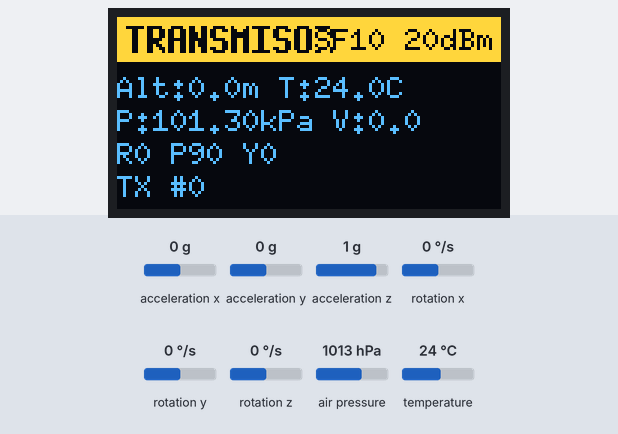
A sketch run on a simulated ESP32. On the bench: 128×64 one-colour display. Wiring (inferred from the names in the program): MPU-6050 motion sensor at I2C address 0x68. Inputs (shaded band) come from the test bench; at power-on: acceleration x 0 g, acceleration y 0 g, acceleration z 1 g, rotation x 0 °/s, rotation y 0 °/s, rotation z 0 °/s, air pressure 1013 hPa, temperature 24 °C. The OLED is the two-colour kind (top 16 rows yellow); no radio packets arrive unless stated; what the sketch prints to the serial monitor is not drawn.

Above: at 4.3 s.
4.4 s: acceleration x set to -1.4 g
At 6.4 s:
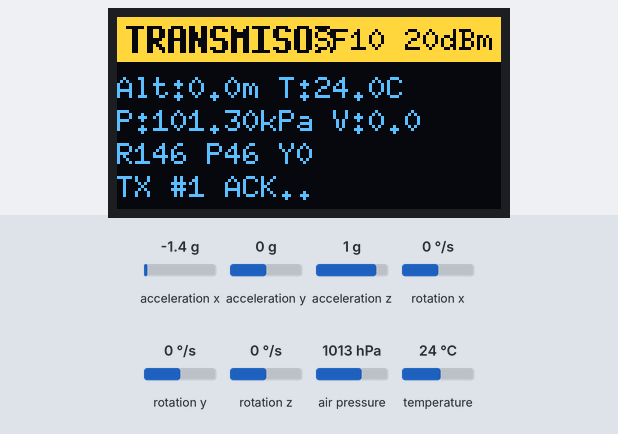
7.4 s: acceleration y set to -1.4 g
At 7.9 s:
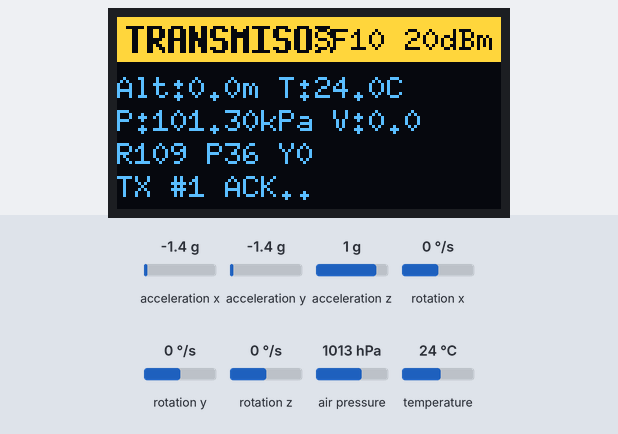
9.6 s: acceleration z set to -1.4 g
At 9.9 s:
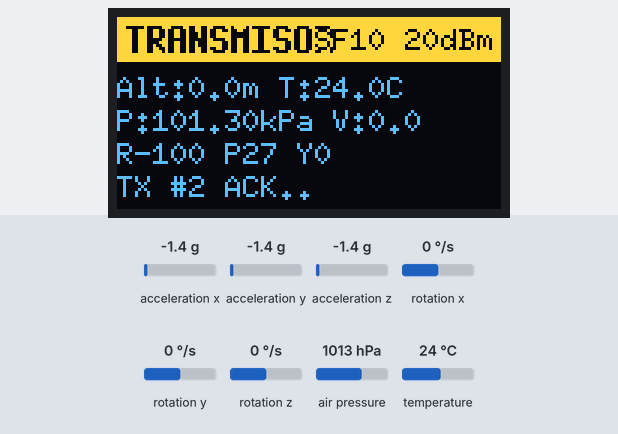
11.6 s: rotation x set to -192 °/s
At 11.9 s:
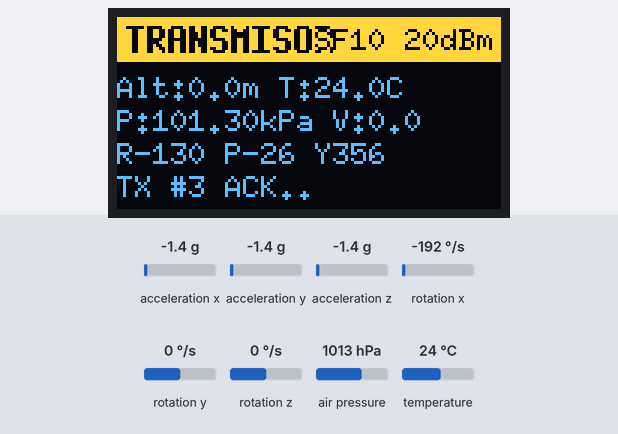
13.6 s: rotation x set to 0 °/s
At 15.4 s:
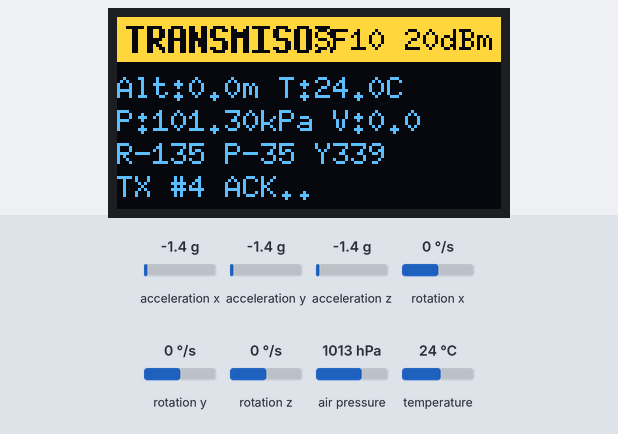
15.6 s: rotation y set to 10 °/s
At 17.9 s:
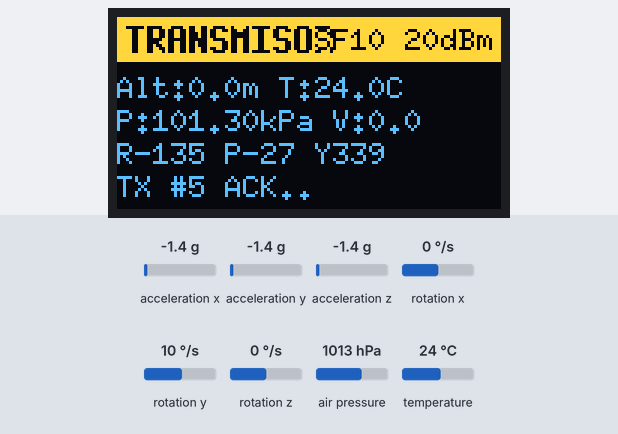
Timing chart, 0 to 19.1 s (numbered marks = the images above; inputs shaded):
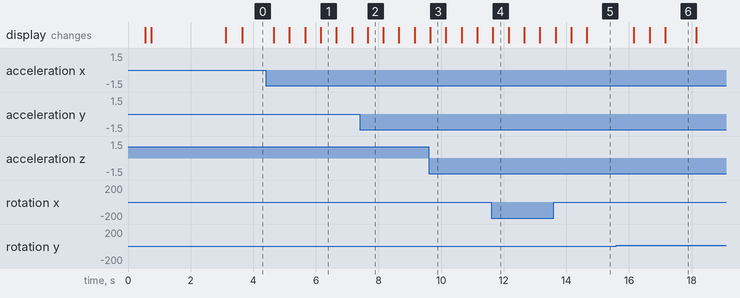

Measured:
- after the input at 4.4 s, the display: first changes after 0.26 s (image 1 shows a later state)
- after the input at 15.6 s, the display: first changes after 0.56 s (image 6 shows a later state)
- what the display in image 1 shows lasts 0.5 s, from 6.2 s to 6.7 s
- what the display in image 6 shows lasts 1.0 s, from 17.2 s to 18.2 s

The sketch:

CanSat_Transmisor.ino
```cpp
// CanSat - TRANSMISOR
// ESP32 + SX1276 (clon Heltec WiFi LoRa 32 V2) + MPU6050 + BMP280
//
// Lee los sensores y transmite un paquete JSON por LoRa.
// El receptor responde con "ACK:<n>" para saber si el paquete llego.
//
// Radio configurado para MAXIMO ALCANCE (a costa de velocidad): 20 dBm, BW 125 kHz,
// codificacion 4/8, preambulo 12 y SF alto (SF10 por defecto). El periodo de envio y
// la espera del ACK se calculan solos segun el SF (un paquete en SF10 dura ~1.7 s).
// El boton PRG (GPIO0) cambia el SF: 7 -> 8 -> 9 -> 10. Pulsarlo en AMBAS placas
// (con las dos cerca) para que usen el mismo perfil. Debe coincidir con el receptor.
//
// Librerias (Administrador de bibliotecas):
//   - LoRa                (Sandeep Mistry)
//   - U8g2                (oliver)
//   - Adafruit BMP280 Library  (instala tambien Adafruit BusIO y Adafruit Unified Sensor)
//   (el MPU6050 se lee directo por registros I2C: no necesita libreria y funciona
//    tambien con modulos clon que no pasan la verificacion de identidad de Adafruit)
//
// BAROMETRO: el TX de 20 dBm desplaza ~11 Pa (~1 m) la lectura del BMP280 mientras el
// amplificador esta encendido (medido con Diag_Baro_TX). Por eso: (1) el BMP280 va SIN
// filtro IIR, asi el efecto es un escalon limpio; (2) solo se aceptan lecturas fuera de la
// transmision (y GUARDA_TX_MS despues); (3) la velocidad se calcula por regresion con las
// marcas de tiempo reales de esas lecturas; (4) en tierra el cero de altitud se reajusta
// solo (con la placa quieta y a menos de ZERO_BANDA_M del cero) para absorber la deriva
// termica; deja de ajustarse en cuanto despega. Un capacitor de 100 uF + 0.1 uF en el VCC
// del BMP280 ayuda tambien.
//
// Conexion de sensores (bus I2C compartido con la OLED, pines 4 y 15):
//   MPU6050 y BMP280:  VCC -> 3V3 | GND -> GND | SDA -> GPIO4 | SCL -> GPIO15
//   (MPU6050 AD0 a GND -> 0x68. BMP280 SDO a GND -> 0x76 o a 3V3 -> 0x77)
//
// Paquete JSON (claves cortas para que quepa en un paquete LoRa; sin "id" para ahorrar
// tiempo en el aire: el dashboard usa el TEAM_ID de telemetry_format.py):
//   n # paquete | t ms desde el arranque | alt m (relativa al arranque)
//   p presion kPa | T temperatura C | ax ay az m/s^2 | r pi y roll/pitch/yaw grados
//   v velocidad vertical m/s (positiva = descendiendo)

#include <SPI.h>
#include <Wire.h>
#include <LoRa.h>
#include <U8g2lib.h>
#include <Adafruit_BMP280.h>

#define FRECUENCIA     915E6

// ---- Radio: maximo alcance ----
#define POTENCIA_DBM   20          // maximo del SX1276 en PA_BOOST (17 es el valor por defecto)
#define ANCHO_BANDA    125E3
#define CODIF_CR       8           // 4/8 (mas robusto que 4/5)
#define PREAMBULO      12
#define PIN_BOTON      0           // PRG
#define JSON_BYTES_MAX 125         // tamano maximo esperado del JSON (para calcular tiempos)
#define ACK_BYTES      10          // "ACK:12345"
#define PAUSA_ACK_MS   30          // pausa del receptor antes de responder el ACK

const uint8_t PERFILES_SF[] = {7, 8, 9, 10};
const int N_PERFILES = sizeof(PERFILES_SF);
int perfil = 3;                    // SF10 al arrancar

#define PERIODO_TX_MIN_MS   1000   // periodo minimo entre paquetes (el real depende del SF)
#define PERIODO_SENSORES_MS 20     // lectura del MPU6050 (50 Hz) para el filtro
#define PERIODO_BARO_MS     50     // lectura del BMP280 (20 Hz; las lecturas durante el TX se descartan)
#define PERIODO_OLED_MS     500

unsigned long periodoTxMs = PERIODO_TX_MIN_MS;
unsigned long timeoutAckMs = 800;

// Pines SX1276
#define LORA_SCK   5
#define LORA_MISO  19
#define LORA_MOSI  27
#define LORA_SS    18
#define LORA_RST   14
#define LORA_DIO0  26

// Bus I2C (OLED + sensores)
#define I2C_SDA    4
#define I2C_SCL    15
#define OLED_RST   16

U8G2_SSD1306_128X64_NONAME_F_HW_I2C oled(U8G2_R0, OLED_RST, I2C_SCL, I2C_SDA);
Adafruit_BMP280 bmp(&Wire);

// ---- MPU6050 por registros I2C ----
#define MPU_ADDR 0x68
#define MPU_REMAPEAR 1           // 1 = remapear ejes (modulo de canto), 0 = ejes tal cual del chip
#define MPU_ACCEL_LSB_G 4096.0f   // rango +-8 g
#define MPU_GYRO_LSB_DPS 65.5f    // rango +-500 grados/s

struct MpuCrudo { float ax, ay, az, gx, gy, gz; };   // m/s^2 y grados/s

bool mpuEscribir(uint8_t reg, uint8_t valor) {
  Wire.beginTransmission(MPU_ADDR);
  Wire.write(reg);
  Wire.write(valor);
  return Wire.endTransmission() == 0;
}

bool mpuLeer(MpuCrudo& m) {
  Wire.beginTransmission(MPU_ADDR);
  Wire.write(0x3B);                                  // ACCEL_XOUT_H
  if (Wire.endTransmission(false) != 0) return false;
  if (Wire.requestFrom((uint8_t)MPU_ADDR, (uint8_t)14) != 14) return false;
  int16_t v[7];                                      // ax ay az temp gx gy gz
  for (int i = 0; i < 7; i++) {
    uint8_t hi = Wire.read();
    uint8_t lo = Wire.read();
    v[i] = (int16_t)((hi << 8) | lo);
  }
  m.ax = v[0] / MPU_ACCEL_LSB_G * 9.80665f;
  m.ay = v[1] / MPU_ACCEL_LSB_G * 9.80665f;
  m.az = v[2] / MPU_ACCEL_LSB_G * 9.80665f;
  m.gx = v[4] / MPU_GYRO_LSB_DPS;
  m.gy = v[5] / MPU_GYRO_LSB_DPS;
  m.gz = v[6] / MPU_GYRO_LSB_DPS;

#if MPU_REMAPEAR
  // Remapeo de ejes: el modulo esta montado de canto (la gravedad cae en su eje X).
  // Se reasignan los ejes para que el eje Z "del CanSat" apunte hacia arriba y en
  // reposo az = +9.8, que es lo que espera el dashboard.
  // (x', y', z') = (-z, y, x): giro de 90 grados, conserva el sentido de los ejes.
  float t;
  t = m.ax; m.ax = -m.az; m.az = t;
  t = m.gx; m.gx = -m.gz; m.gz = t;
#endif
  return true;
}

bool mpuIniciar() {
  Wire.beginTransmission(MPU_ADDR);
  Wire.write(0x75);                                  // WHO_AM_I
  if (Wire.endTransmission(false) != 0) return false;
  if (Wire.requestFrom((uint8_t)MPU_ADDR, (uint8_t)1) != 1) return false;
  uint8_t quien = Wire.read();
  Serial.print("MPU WHO_AM_I: 0x");
  Serial.println(quien, HEX);                        // 0x68 original; los clones dan otros valores

  bool ok = mpuEscribir(0x6B, 0x00);                 // salir de sleep
  delay(100);
  ok &= mpuEscribir(0x6B, 0x01);                     // reloj: PLL del giroscopio X
  ok &= mpuEscribir(0x1A, 0x03);                     // filtro pasa-bajas ~44 Hz
  ok &= mpuEscribir(0x1B, 0x08);                     // giroscopio +-500 grados/s
  ok &= mpuEscribir(0x1C, 0x10);                     // acelerometro +-8 g
  delay(50);
  return ok;
}

// ---- Estado de los sensores ----
float presionBase = 101325.0;          // Pa, referencia de altitud 0 (se mide al arrancar)
float gyroBiasX = 0, gyroBiasY = 0, gyroBiasZ = 0;   // deg/s
float roll = 0, pitch = 0, yaw = 0;    // grados
float ax = 0, ay = 0, az = 0;          // m/s^2
float temperatura = 0, presionPa = 0;
float altitud = 0, velocidad = 0;

// Barometro (ver nota arriba)
#define GUARDA_TX_MS    100       // tras terminar un TX, descartar lecturas este tiempo
#define ALT_SUAVIZADO   0.3f      // por muestra valida (0..1, menor = mas suave)
#define PRES_SUAVIZADO  0.3f
#define VEL_SUAVIZADO   0.6f      // peso de la velocidad nueva en cada paquete
#define VEL_VENTANA_S   4.0f      // regresion de altitud sobre los ultimos 4 s de lecturas validas
#define N_HIST          64
#define ZERO_BANDA_M    1.5f      // cero autoajustable solo si |altitud| < esto...
#define ZERO_VEL_MAX    0.2f      // ...y |velocidad| < esto (m/s)
#define ZERO_ALFA       0.01f     // ~20 s de constante de tiempo
struct MuestraAlt { unsigned long t; float alt; };
MuestraAlt histAlt[N_HIST];
int histN = 0, histIdx = 0;
float altSuave = 0, pSuave = 0;
unsigned long tPrevFiltro = 0, tPrevBaro = 0;

// ---- Enlace LoRa ----
volatile bool txTerminado = false;
volatile bool rxPendiente = false;
bool txActivo = false;                 // true desde que empieza hasta que termina una transmision
unsigned long tFinTx = 0;              // millis() en que termino la ultima transmision
unsigned long contador = 0;
unsigned long ultimoTx = 0, ultimoOled = 0, ultimoSensor = 0;
bool esperandoAck = false;
bool ackOk = false;
unsigned long tEnvio = 0;
long ackEsperado = -1;
int ackRssi = 0;
unsigned long ackOkTotal = 0, enviados = 0;

void alTerminarTx()      { txTerminado = true; }
void alRecibir(int size) { rxPendiente = true; }

// ---- Pantalla ----
void pantalla(const char* l1, const char* l2 = "", const char* l3 = "", const char* l4 = "") {
  oled.clearBuffer();
  oled.setDrawColor(1);
  oled.drawBox(0, 0, 128, 15);
  oled.setDrawColor(0);
  oled.setFont(u8g2_font_7x13B_tr);
  oled.drawStr(3, 12, "TRANSMISOR");
  oled.setFont(u8g2_font_6x10_tf);
  char der[16];
  snprintf(der, sizeof(der), "SF%d %ddBm", PERFILES_SF[perfil], POTENCIA_DBM);
  oled.drawStr(128 - 6 * strlen(der) - 2, 11, der);
  oled.setDrawColor(1);
  oled.drawStr(0, 27, l1);
  oled.drawStr(0, 38, l2);
  oled.drawStr(0, 49, l3);
  oled.drawStr(0, 60, l4);
  oled.sendBuffer();
}

void detener(const char* l1, const char* l2 = "") {
  Serial.println(l1);
  pantalla(l1, l2);
  while (true) delay(1000);
}

void escanearI2C() {
  Serial.print("Dispositivos I2C:");
  for (uint8_t a = 1; a < 127; a++) {
    Wire.beginTransmission(a);
    if (Wire.endTransmission() == 0) {
      Serial.print(" 0x");
      Serial.print(a, HEX);
    }
  }
  Serial.println();
}

// ---- Sensores ----
float altitudDesdePresion(float pPa) {
  return 44330.0 * (1.0 - pow(pPa / presionBase, 0.1903));
}

void leerMpu(float dt) {
  MpuCrudo m;
  if (!mpuLeer(m)) return;               // lectura fallida: conservar el ultimo valor
  ax = m.ax;
  ay = m.ay;
  az = m.az;
  float gx = m.gx - gyroBiasX;
  float gy = m.gy - gyroBiasY;
  float gz = m.gz - gyroBiasZ;

  // Filtro complementario: gyro (rapido) + acelerometro (referencia de gravedad)
  float rollAcc  = atan2(ay, az) * RAD_TO_DEG;
  float pitchAcc = atan2(-ax, sqrt(ay * ay + az * az)) * RAD_TO_DEG;
  roll  = 0.98 * (roll  + gx * dt) + 0.02 * rollAcc;
  pitch = 0.98 * (pitch + gy * dt) + 0.02 * pitchAcc;
  yaw  += gz * dt;                         // sin magnetometro: deriva con el tiempo
  if (yaw > 360) yaw -= 360;
  if (yaw < 0)   yaw += 360;
}

void leerBaro() {
  // Lectura contaminada por el TX (el amplificador desplaza la presion): descartar
  if (txActivo || millis() - tFinTx < GUARDA_TX_MS) return;

  float p = bmp.readPressure();
  if (isnan(p) || p < 30000 || p > 110000) return;     // lectura invalida del sensor
  temperatura = bmp.readTemperature();
  presionPa = p;
  pSuave = (pSuave == 0) ? p : pSuave + PRES_SUAVIZADO * (p - pSuave);
  altitud = altitudDesdePresion(p);
  altSuave += ALT_SUAVIZADO * (altitud - altSuave);

  histAlt[histIdx] = { millis(), altitud };            // historial para la velocidad
  histIdx = (histIdx + 1) % N_HIST;
  if (histN < N_HIST) histN++;

  // Cero autoajustable: en tierra y quieto, la referencia sigue a la presion (absorbe la
  // deriva termica). Fuera de la banda o con velocidad, queda congelada (vuelo).
  if (fabsf(altSuave) < ZERO_BANDA_M && fabsf(velocidad) < ZERO_VEL_MAX)
    presionBase += ZERO_ALFA * (pSuave - presionBase);
}

// Velocidad vertical = pendiente de la altitud (regresion lineal) sobre las lecturas
// validas de los ultimos VEL_VENTANA_S segundos, con sus marcas de tiempo reales.
// Positiva = descendiendo. Se calcula al armar cada paquete.
float calcularVelocidad() {
  unsigned long ahora = millis();
  double n = 0, sx = 0, sy = 0, sxx = 0, sxy = 0, xmin = 1e9, xmax = -1e9;
  for (int i = 0; i < histN; i++) {
    double x = -(double)(ahora - histAlt[i].t) / 1000.0;           // segundos respecto a ahora
    if (x < -VEL_VENTANA_S) continue;
    double y = histAlt[i].alt;
    n++; sx += x; sy += y; sxx += x * x; sxy += x * y;
    if (x < xmin) xmin = x;
    if (x > xmax) xmax = x;
  }
  double den = n * sxx - sx * sx;
  if (n < 6 || (xmax - xmin) < 1.5 || den < 1e-6) return velocidad;   // pocas lecturas: conservar
  double pendiente = (n * sxy - sx * sy) / den;                       // m/s, positiva = subiendo
  return velocidad + VEL_SUAVIZADO * ((float)(-pendiente) - velocidad);
}

void calibrar() {
  pantalla("Calibrando...", "No mover el CanSat");
  Serial.println("Calibrando gyro y presion (no mover)...");

  float sx = 0, sy = 0, sz = 0, sp = 0;
  const int N = 200;
  for (int i = 0; i < N; i++) {
    MpuCrudo m;
    if (!mpuLeer(m)) detener("MPU6050 sin lectura", "Revisa SDA/SCL");
    sx += m.gx;
    sy += m.gy;
    sz += m.gz;
    if (i == N - 1) {
      roll  = atan2(m.ay, m.az) * RAD_TO_DEG;
      pitch = atan2(-m.ax, sqrt(m.ay * m.ay + m.az * m.az)) * RAD_TO_DEG;
    }
    delay(5);
  }
  gyroBiasX = sx / N; gyroBiasY = sy / N; gyroBiasZ = sz / N;

  for (int i = 0; i < 20; i++) {
    sp += bmp.readPressure();
    delay(50);
  }
  presionBase = sp / 20.0;
  pSuave = presionBase;
  yaw = 0;
  altitud = altSuave = 0;
  velocidad = 0;
  histN = histIdx = 0;
  Serial.print("Presion base: ");
  Serial.print(presionBase / 1000.0, 3);
  Serial.println(" kPa (altitud 0)");
}

// ---- Radio ----
// Tiempo en el aire de un paquete (formula del datasheet del SX1276)
float tiempoAireMs(int bytes, int sf) {
  float ts = pow(2, sf) / ANCHO_BANDA * 1000.0;
  bool ldro = (sf >= 11 && ANCHO_BANDA <= 125E3);
  float num = 8.0 * bytes - 4.0 * sf + 28 + 16;          // CRC activado, cabecera explicita
  float den = 4.0 * (sf - (ldro ? 2 : 0));
  float simbolos = 8 + fmaxf(ceilf(num / den) * CODIF_CR, 0.0f);
  return (PREAMBULO + 4.25) * ts + simbolos * ts;
}

void aplicarPerfil() {
  int sf = PERFILES_SF[perfil];
  LoRa.idle();
  LoRa.setSpreadingFactor(sf);
  LoRa.setSignalBandwidth(ANCHO_BANDA);
  LoRa.setCodingRate4(CODIF_CR);
  LoRa.setPreambleLength(PREAMBULO);
  LoRa.setSyncWord(0x12);
  LoRa.setTxPower(POTENCIA_DBM, PA_OUTPUT_PA_BOOST_PIN);
  LoRa.enableCrc();                 // descarta paquetes corruptos
  LoRa.receive();

  // paquete + pausa del receptor + ACK; el periodo deja ademas margen entre envios
  float aireJson = tiempoAireMs(JSON_BYTES_MAX, sf);
  float aireAck = tiempoAireMs(ACK_BYTES, sf);
  timeoutAckMs = aireJson + PAUSA_ACK_MS + aireAck + 600;     // cuenta desde que empieza el envio
  periodoTxMs = max((float)PERIODO_TX_MIN_MS, aireJson + PAUSA_ACK_MS + aireAck + 400);

  esperandoAck = false;
  ackOk = false;
  enviados = ackOkTotal = 0;
  Serial.printf("Perfil SF%d | %d dBm | CR 4/%d | aire JSON=%.0f ms | periodo=%lu ms | espera ACK=%lu ms\n",
                sf, POTENCIA_DBM, CODIF_CR, aireJson, periodoTxMs, timeoutAckMs);
}

// ---- Transmision ----
void enviarPaquete() {
  char json[256];
  velocidad = calcularVelocidad();        // con las lecturas validas (fuera del TX) mas recientes
  int len = snprintf(json, sizeof(json),
    "{\"n\":%lu,\"t\":%lu,\"alt\":%.2f,\"p\":%.3f,\"T\":%.2f,"
    "\"ax\":%.1f,\"ay\":%.1f,\"az\":%.1f,\"r\":%.1f,\"pi\":%.1f,\"y\":%.1f,\"v\":%.2f}",
    contador + 1, millis(), altSuave, pSuave / 1000.0, temperatura,
    ax, ay, az, roll, pitch, yaw, velocidad);

  if (LoRa.beginPacket() == 0) return;    // todavia transmitiendo el anterior
  contador++;
  LoRa.write((const uint8_t*)json, len);
  txActivo = true;                        // desde aqui las lecturas del baro se descartan
  LoRa.endPacket(true);                   // asincrono: no bloquea las lecturas

  enviados++;
  esperandoAck = true;
  ackOk = false;
  ackEsperado = contador;
  tEnvio = millis();

  Serial.print("TX ");
  Serial.print(len);
  Serial.print("B: ");
  Serial.println(json);
}

void revisarRecepcion() {
  if (txTerminado) {            // al terminar de transmitir, volver a escuchar el ACK
    txTerminado = false;
    txActivo = false;
    tFinTx = millis();
    LoRa.receive();
  }
  if (rxPendiente) {
    rxPendiente = false;
    String r = "";
    while (LoRa.available()) r += (char)LoRa.read();
    if (esperandoAck && r == "ACK:" + String(ackEsperado)) {
      esperandoAck = false;
      ackOk = true;
      ackOkTotal++;
      ackRssi = LoRa.packetRssi();
    }
  }
  if (esperandoAck && millis() - tEnvio > timeoutAckMs) {
    esperandoAck = false;
    ackOk = false;
    Serial.println("Sin ACK");
  }
}

void actualizarOled() {
  char b1[32], b2[32], b3[32], b4[32];
  snprintf(b1, sizeof(b1), "Alt:%.1fm T:%.1fC", altitud, temperatura);
  snprintf(b2, sizeof(b2), "P:%.2fkPa V:%.1f", pSuave / 1000.0, velocidad);
  snprintf(b3, sizeof(b3), "R%.0f P%.0f Y%.0f", roll, pitch, yaw);
  if (enviados == 0)      snprintf(b4, sizeof(b4), "TX #0");
  else if (esperandoAck)  snprintf(b4, sizeof(b4), "TX #%lu ACK..", contador);
  else if (ackOk)         snprintf(b4, sizeof(b4), "#%lu ACK %ddBm", contador, ackRssi);
  else                    snprintf(b4, sizeof(b4), "#%lu SIN ACK", contador);
  pantalla(b1, b2, b3, b4);
}

void setup() {
  Serial.begin(115200);
  delay(500);
  Serial.println("== CanSat TRANSMISOR ==");

  Wire.begin(I2C_SDA, I2C_SCL);
  Wire.setClock(400000);
  oled.begin();
  pantalla("Iniciando...");

  escanearI2C();

  // BMP280 (0x76 o 0x77). Algunos modulos son BME280 (id 0x60): tambien sirven.
  bool bmpOk = bmp.begin(0x76, 0x58) || bmp.begin(0x77, 0x58) ||
               bmp.begin(0x76, 0x60) || bmp.begin(0x77, 0x60);
  if (!bmpOk) detener("BMP280 no encontrado", "Revisa SDA/SCL");
  bmp.setSampling(Adafruit_BMP280::MODE_NORMAL,
                  Adafruit_BMP280::SAMPLING_X2,     // temperatura
                  Adafruit_BMP280::SAMPLING_X16,    // presion
                  Adafruit_BMP280::FILTER_OFF,      // sin IIR: el efecto del TX es un escalon limpio
                  Adafruit_BMP280::STANDBY_MS_1);

  if (!mpuIniciar()) detener("MPU6050 no responde", "Revisa SDA/SCL");

  calibrar();

  SPI.begin(LORA_SCK, LORA_MISO, LORA_MOSI, LORA_SS);
  LoRa.setPins(LORA_SS, LORA_RST, LORA_DIO0);
  if (!LoRa.begin(FRECUENCIA)) detener("ERROR LoRa", "Revisa pines/antena");
  LoRa.onTxDone(alTerminarTx);
  LoRa.onReceive(alRecibir);
  aplicarPerfil();                  // potencia, SF, CR, preambulo, CRC y modo recepcion
  pinMode(PIN_BOTON, INPUT_PULLUP);

  Serial.println("Listo. Transmitiendo...");
  pantalla("Listo", "Transmitiendo...");
  tPrevFiltro = tPrevBaro = micros();
  ultimoTx = ultimoOled = ultimoSensor = millis();
}

void loop() {
  unsigned long ahora = millis();

  if (ahora - ultimoSensor >= PERIODO_SENSORES_MS) {
    unsigned long us = micros();
    leerMpu((us - tPrevFiltro) / 1e6);
    tPrevFiltro = us;
    ultimoSensor = ahora;
  }

  if (micros() - tPrevBaro >= PERIODO_BARO_MS * 1000UL) {
    tPrevBaro = micros();
    leerBaro();
  }

  // Boton PRG: siguiente perfil (pulsar tambien en el receptor)
  static unsigned long ultimoBoton = 0;
  if (digitalRead(PIN_BOTON) == LOW && ahora - ultimoBoton > 400) {
    ultimoBoton = ahora;
    perfil = (perfil + 1) % N_PERFILES;
    aplicarPerfil();
  }

  revisarRecepcion();

  if (ahora - ultimoTx >= periodoTxMs) {
    ultimoTx = ahora;
    enviarPaquete();
  }

  if (ahora - ultimoOled >= PERIODO_OLED_MS) {
    ultimoOled = ahora;
    actualizarOled();
  }
}
```
